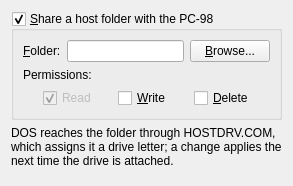
<?xml version="1.0" encoding="UTF-8"?>
<ui version="4.0">
 <class>HostdrvPage</class>
 <widget class="QWidget" name="HostdrvPage">
  <layout class="QVBoxLayout" name="mainLayout">
   <item>
    <widget class="QGroupBox" name="use_hdrv">
     <property name="title">
      <string>&amp;Share a host folder with the PC-98</string>
     </property>
     <property name="checkable">
      <bool>true</bool>
     </property>
     <layout class="QVBoxLayout" name="hdrvLayout">
      <item>
       <layout class="QHBoxLayout" name="rootRow">
        <item>
         <widget class="QLabel" name="rootLabel">
          <property name="text">
           <string>&amp;Folder:</string>
          </property>
          <property name="buddy">
           <cstring>hdrvroot</cstring>
          </property>
         </widget>
        </item>
        <item>
         <widget class="QLineEdit" name="hdrvroot"/>
        </item>
        <item>
         <widget class="QPushButton" name="rootBrowse">
          <property name="text">
           <string>&amp;Browse...</string>
          </property>
         </widget>
        </item>
       </layout>
      </item>
      <item>
       <widget class="QLabel" name="permissionLabel">
        <property name="text">
         <string>Permissions:</string>
        </property>
       </widget>
      </item>
      <item>
       <layout class="QHBoxLayout" name="permissionRow">
        <property name="leftMargin">
         <number>20</number>
        </property>
        <item>
         <widget class="QCheckBox" name="hdrv_acc_r">
          <property name="enabled">
           <bool>false</bool>
          </property>
          <property name="text">
           <string>Read</string>
          </property>
          <property name="checked">
           <bool>true</bool>
          </property>
         </widget>
        </item>
        <item>
         <widget class="QCheckBox" name="hdrv_acc_w">
          <property name="text">
           <string>&amp;Write</string>
          </property>
         </widget>
        </item>
        <item>
         <widget class="QCheckBox" name="hdrv_acc_d">
          <property name="text">
           <string>&amp;Delete</string>
          </property>
         </widget>
        </item>
        <item>
         <spacer name="permissionSpacer">
          <property name="orientation">
           <enum>Qt::Horizontal</enum>
          </property>
         </spacer>
        </item>
       </layout>
      </item>
     </layout>
    </widget>
   </item>
   <item>
    <widget class="QLabel" name="hostdrvNote">
     <property name="text">
      <string>DOS reaches the folder through HOSTDRV.COM, which assigns it a drive letter; a change applies the next time the drive is attached.</string>
     </property>
     <property name="wordWrap">
      <bool>true</bool>
     </property>
    </widget>
   </item>
   <item>
    <spacer name="bottomSpacer">
     <property name="orientation">
      <enum>Qt::Vertical</enum>
     </property>
    </spacer>
   </item>
  </layout>
 </widget>
 <resources/>
 <connections/>
</ui>
